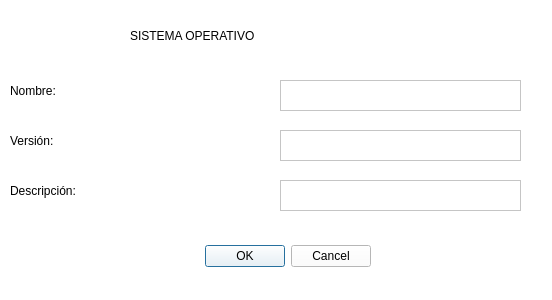
<?xml version="1.0" encoding="UTF-8"?>
<ui version="4.0">
 <class>RegistroSo</class>
 <widget class="QDialog" name="RegistroSo">
  <property name="geometry">
   <rect>
    <x>0</x>
    <y>0</y>
    <width>552</width>
    <height>300</height>
   </rect>
  </property>
  <property name="windowTitle">
   <string>Dialog</string>
  </property>
  <property name="styleSheet">
   <string notr="true">background-color: rgb(255, 255, 255);</string>
  </property>
  <widget class="QDialogButtonBox" name="buttonBox">
   <property name="geometry">
    <rect>
     <x>150</x>
     <y>240</y>
     <width>221</width>
     <height>32</height>
    </rect>
   </property>
   <property name="orientation">
    <enum>Qt::Horizontal</enum>
   </property>
   <property name="standardButtons">
    <set>QDialogButtonBox::Cancel|QDialogButtonBox::Ok</set>
   </property>
  </widget>
  <widget class="QLabel" name="label">
   <property name="geometry">
    <rect>
     <x>130</x>
     <y>0</y>
     <width>301</width>
     <height>71</height>
    </rect>
   </property>
   <property name="styleSheet">
    <string notr="true">font: 20pt &quot;Sitka Display&quot;;
color: rgb(0, 0, 0);</string>
   </property>
   <property name="text">
    <string>SISTEMA OPERATIVO</string>
   </property>
  </widget>
  <widget class="QWidget" name="widget" native="true">
   <property name="geometry">
    <rect>
     <x>0</x>
     <y>60</y>
     <width>521</width>
     <height>171</height>
    </rect>
   </property>
   <widget class="QLabel" name="label_4">
    <property name="geometry">
     <rect>
      <x>10</x>
      <y>10</y>
      <width>211</width>
      <height>41</height>
     </rect>
    </property>
    <property name="styleSheet">
     <string notr="true">font: 12pt &quot;Sitka Display&quot;;
color: rgb(0, 0, 0);</string>
    </property>
    <property name="text">
     <string>Nombre:</string>
    </property>
   </widget>
   <widget class="QLabel" name="label_5">
    <property name="geometry">
     <rect>
      <x>10</x>
      <y>60</y>
      <width>211</width>
      <height>41</height>
     </rect>
    </property>
    <property name="styleSheet">
     <string notr="true">font: 12pt &quot;Sitka Display&quot;;
</string>
    </property>
    <property name="text">
     <string>Versión:</string>
    </property>
   </widget>
   <widget class="QLabel" name="label_6">
    <property name="geometry">
     <rect>
      <x>10</x>
      <y>110</y>
      <width>211</width>
      <height>41</height>
     </rect>
    </property>
    <property name="styleSheet">
     <string notr="true">font: 12pt &quot;Sitka Display&quot;;
</string>
    </property>
    <property name="text">
     <string>Descripción:</string>
    </property>
   </widget>
   <widget class="QTextEdit" name="textEdit_NomSO">
    <property name="geometry">
     <rect>
      <x>280</x>
      <y>20</y>
      <width>241</width>
      <height>31</height>
     </rect>
    </property>
    <property name="styleSheet">
     <string notr="true">background-color: rgb(255, 255, 255);</string>
    </property>
    <property name="html">
     <string>&lt;!DOCTYPE HTML PUBLIC &quot;-//W3C//DTD HTML 4.0//EN&quot; &quot;http://www.w3.org/TR/REC-html40/strict.dtd&quot;&gt;
&lt;html&gt;&lt;head&gt;&lt;meta name=&quot;qrichtext&quot; content=&quot;1&quot; /&gt;&lt;style type=&quot;text/css&quot;&gt;
p, li { white-space: pre-wrap; }
&lt;/style&gt;&lt;/head&gt;&lt;body style=&quot; font-family:'MS Shell Dlg 2'; font-size:7.8pt; font-weight:400; font-style:normal;&quot;&gt;
&lt;p style=&quot;-qt-paragraph-type:empty; margin-top:0px; margin-bottom:0px; margin-left:0px; margin-right:0px; -qt-block-indent:0; text-indent:0px;&quot;&gt;&lt;br /&gt;&lt;/p&gt;&lt;/body&gt;&lt;/html&gt;</string>
    </property>
   </widget>
   <widget class="QTextEdit" name="textEdit_VersSO">
    <property name="geometry">
     <rect>
      <x>280</x>
      <y>70</y>
      <width>241</width>
      <height>31</height>
     </rect>
    </property>
    <property name="styleSheet">
     <string notr="true">background-color: rgb(255, 255, 255);</string>
    </property>
    <property name="html">
     <string>&lt;!DOCTYPE HTML PUBLIC &quot;-//W3C//DTD HTML 4.0//EN&quot; &quot;http://www.w3.org/TR/REC-html40/strict.dtd&quot;&gt;
&lt;html&gt;&lt;head&gt;&lt;meta name=&quot;qrichtext&quot; content=&quot;1&quot; /&gt;&lt;style type=&quot;text/css&quot;&gt;
p, li { white-space: pre-wrap; }
&lt;/style&gt;&lt;/head&gt;&lt;body style=&quot; font-family:'MS Shell Dlg 2'; font-size:7.8pt; font-weight:400; font-style:normal;&quot;&gt;
&lt;p style=&quot;-qt-paragraph-type:empty; margin-top:0px; margin-bottom:0px; margin-left:0px; margin-right:0px; -qt-block-indent:0; text-indent:0px;&quot;&gt;&lt;br /&gt;&lt;/p&gt;&lt;/body&gt;&lt;/html&gt;</string>
    </property>
   </widget>
   <widget class="QTextEdit" name="textEdit_DescSO">
    <property name="geometry">
     <rect>
      <x>280</x>
      <y>120</y>
      <width>241</width>
      <height>31</height>
     </rect>
    </property>
    <property name="styleSheet">
     <string notr="true">background-color: rgb(255, 255, 255);</string>
    </property>
    <property name="html">
     <string>&lt;!DOCTYPE HTML PUBLIC &quot;-//W3C//DTD HTML 4.0//EN&quot; &quot;http://www.w3.org/TR/REC-html40/strict.dtd&quot;&gt;
&lt;html&gt;&lt;head&gt;&lt;meta name=&quot;qrichtext&quot; content=&quot;1&quot; /&gt;&lt;style type=&quot;text/css&quot;&gt;
p, li { white-space: pre-wrap; }
&lt;/style&gt;&lt;/head&gt;&lt;body style=&quot; font-family:'MS Shell Dlg 2'; font-size:7.8pt; font-weight:400; font-style:normal;&quot;&gt;
&lt;p style=&quot;-qt-paragraph-type:empty; margin-top:0px; margin-bottom:0px; margin-left:0px; margin-right:0px; -qt-block-indent:0; text-indent:0px;&quot;&gt;&lt;br /&gt;&lt;/p&gt;&lt;/body&gt;&lt;/html&gt;</string>
    </property>
   </widget>
  </widget>
 </widget>
 <resources>
  <include location="decorativos.qrc"/>
 </resources>
 <connections>
  <connection>
   <sender>buttonBox</sender>
   <signal>accepted()</signal>
   <receiver>RegistroSo</receiver>
   <slot>accept()</slot>
   <hints>
    <hint type="sourcelabel">
     <x>248</x>
     <y>254</y>
    </hint>
    <hint type="destinationlabel">
     <x>157</x>
     <y>274</y>
    </hint>
   </hints>
  </connection>
  <connection>
   <sender>buttonBox</sender>
   <signal>rejected()</signal>
   <receiver>RegistroSo</receiver>
   <slot>reject()</slot>
   <hints>
    <hint type="sourcelabel">
     <x>316</x>
     <y>260</y>
    </hint>
    <hint type="destinationlabel">
     <x>286</x>
     <y>274</y>
    </hint>
   </hints>
  </connection>
 </connections>
</ui>
